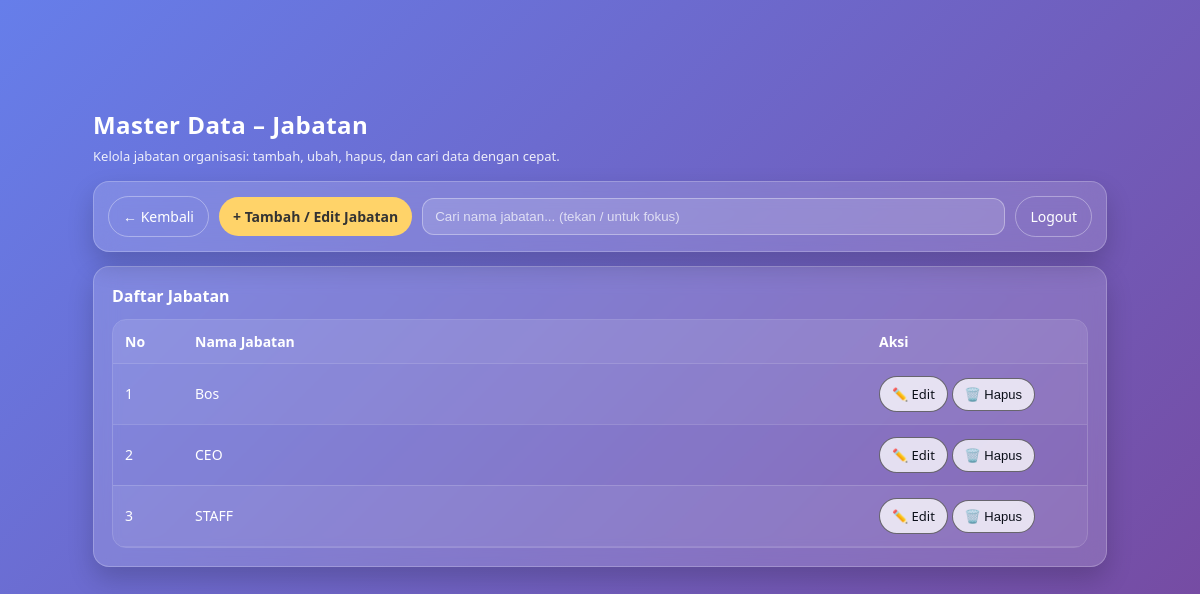
Page /pages/master/unit.php (signed in) on the committed database.
### tables this page shows
CREATE TABLE `jabatan` (
  `id` int(11) NOT NULL,
  `nama_jabatan` varchar(100) NOT NULL,
  `gaji_pokok` decimal(12,2) DEFAULT 0.00
);

### config/config.php (called while the page is built, shortened)
<?php
function app_url(string $path = ''): string {
    return APP_BASE . ltrim($path, '/');
}
?>

### pages/master/unit.php (the view, shortened to what this page needs)
<?php
require_once __DIR__ . '/../../config/config.php';
$q = trim($_GET['q'] ?? '');
$rows = [];
if ($q !== '') {
  $like = '%' . $q . '%';
  $st = mysqli_prepare($conn, "SELECT id, nama_jabatan FROM jabatan WHERE nama_jabatan LIKE ? ORDER BY nama_jabatan ASC");
  if (!$st) die("Prepare gagal: " . mysqli_error($conn));
  mysqli_stmt_bind_param($st, "s", $like);
  mysqli_stmt_execute($st);
  $rs = mysqli_stmt_get_result($st);
  while ($r = mysqli_fetch_assoc($rs)) $rows[] = $r;
  mysqli_stmt_close($st);
} else {
  $rs = mysqli_query($conn, "SELECT id, nama_jabatan FROM jabatan ORDER BY nama_jabatan ASC");
  if ($rs) while ($r = mysqli_fetch_assoc($rs)) $rows[] = $r;
}
?>
<!DOCTYPE html>
<html lang="id">
<head>
</head>
<body>
  <div class="page">
    <div class="page-head">
      <div>
        <h1 class="page-title">Master Data – Jabatan</h1>
        <p class="page-sub">Kelola jabatan organisasi: tambah, ubah, hapus, dan cari data dengan cepat.</p>
      </div>
    </div>
    <div class="actionbar">
      <a class="pill" href="<?= app_url('pages/dashboard_admin.php') ?>">← Kembali</a>
      <a class="pill primary" href="<?= app_url('pages/master/jabatan.php?add=1') ?>">+ Tambah / Edit Jabatan</a>
      <form method="get" action="" style="flex:1; display:flex; gap:10px;">
        <input class="input" type="text" name="q" value="<?= htmlspecialchars($q) ?>" placeholder="Cari nama jabatan... (tekan / untuk fokus)">
      </form>
      <a class="pill" href="<?= app_url('logout.php') ?>">Logout</a>
    </div>
    <div class="card">
      <h3>Daftar Jabatan</h3>
      <?php if(!$rows): ?>
        <div class="empty">
          <div class="title">Belum ada data jabatan</div>
          <div>Tekan tombol <b>Tambah / Edit Jabatan</b> untuk menambahkan data baru.</div>
        </div>
      <?php else: ?>
        <div class="table-wrap">
          <table class="table">
            <thead>
              <tr>
                <th style="width:70px;">No</th>
                <th>Nama Jabatan</th>
                <th style="width:220px;">Aksi</th>
              </tr>
            </thead>
            <tbody>
              <?php $no=1; foreach($rows as $r): ?>
                <tr>
                  <td><?= $no++ ?></td>
                  <td><?= htmlspecialchars($r['nama_jabatan']) ?></td>
                  <td>
                    <a class="btn-sm btn-edit" href="<?= app_url('pages/master/jabatan.php?edit='.(int)$r['id']) ?>">✏️ Edit</a>
                    <form method="post" action="<?= app_url('pages/master/jabatan.php') ?>" style="display:inline-block;"
                          onsubmit="return confirm('Hapus jabatan ini?');">
                      <button class="btn-sm btn-del" type="submit">🗑️ Hapus</button>
                    </form>
                  </td>
                </tr>
              <?php endforeach; ?>
            </tbody>
          </table>
        </div>
      <?php endif; ?>
    </div>
  </div>
</body>
</html>

### pages/master/unit.php (style rules this page uses)
:root { --grad-a:#667eea; --grad-b:#764ba2; --glass: rgba(255,255,255,0.15); --glass-2: rgba(255,255,255,0.12); --stroke: rgba(255,255,255,0.22); --text:#ffffff; --text-soft: rgba(255,255,255,0.88); --muted: rgba(255,255,255,0.70); --btn:#ffd369; --btn-hover:#ffbf00; --shadow: 0 15px 30px rgba(0,0,0,0.30); --shadow-soft: 0 12px 26px rgba(0,0,0,0.18); --radius:16px; --radius-sm:12px; --ink: #0b0f19; --ink-soft: rgba(0,0,0,.55); }
* { box-sizing:border-box; }
body { padding-left:0!important; }
body { margin:0; font-family:"Segoe UI",system-ui,sans-serif; background: linear-gradient(135deg, var(--grad-a), var(--grad-b)) !important; color: var(--text); }
.page { max-width: 1050px; margin: 90px auto 40px; padding: 18px; animation: fadeUp .6s ease; }
.page-head { display:flex; align-items:flex-end; justify-content:space-between; gap: 14px; margin-bottom: 14px; }
.page-title { margin:0; font-size: 24px; font-weight: 900; letter-spacing: .02em; }
.page-sub { margin: 6px 0 0; color: var(--text-soft); font-size: 13px; line-height: 1.5; }
.actionbar { display:flex; flex-wrap:wrap; align-items:center; gap: 10px; padding: 14px; border-radius: var(--radius); background: var(--glass); border: 1px solid var(--stroke); backdrop-filter: blur(12px); box-shadow: var(--shadow-soft); position: sticky; top: 72px; z-index: 10; }
.pill { display:inline-flex; align-items:center; gap: 8px; border-radius: 999px; padding: 10px 14px; text-decoration:none; font-size: 14px; border: 1px solid rgba(255,255,255,0.35); background: transparent; color: var(--text); transition: .25s ease; cursor:pointer; }
.pill.primary { border:none; background: var(--btn); color:#333; font-weight: 800; }
.input { flex: 1; min-width: 220px; padding: 10px 12px; border-radius: 12px; border: 1px solid rgba(255,255,255,0.35); background: rgba(255,255,255,0.14); color: var(--text); outline: none; transition: .2s ease; }
.input::placeholder { color: rgba(255,255,255,0.70); }
.card { margin-top: 14px; padding: 18px; border-radius: var(--radius); background: var(--glass); border: 1px solid var(--stroke); backdrop-filter: blur(12px); box-shadow: var(--shadow-soft); }
.card h3 { margin: 0 0 12px; font-size: 16px; font-weight: 900; }
.table-wrap { overflow:auto; border-radius: 14px; border: 1px solid rgba(255,255,255,0.18); }
.table { width:100%; border-collapse: collapse; min-width: 640px; }
.table th, .table td { padding: 12px; border-bottom: 1px solid rgba(255,255,255,0.16); font-size: 14px; text-align:left; }
.table th { background: rgba(255,255,255,0.10); color: var(--text); font-weight: 900; }
.table tbody tr:nth-child(odd) { background: rgba(255,255,255,0.06); }
.btn-sm { display:inline-flex; align-items:center; gap: 6px; padding: 8px 12px; border-radius: 999px; font-size: 13px; text-decoration:none; border: 1px solid rgba(255,255,255,0.35); background: transparent; color: var(--text); transition: .2s ease; cursor:pointer; }
.btn-edit, .btn-del { border-color: rgba(0,0,0,.55) !important; color: var(--ink) !important; background: rgba(255,255,255,0.78) !important; }

### rows in the picture
jabatan: nama_jabatan "Bos"
jabatan: nama_jabatan "CEO"
jabatan: nama_jabatan "STAFF"
